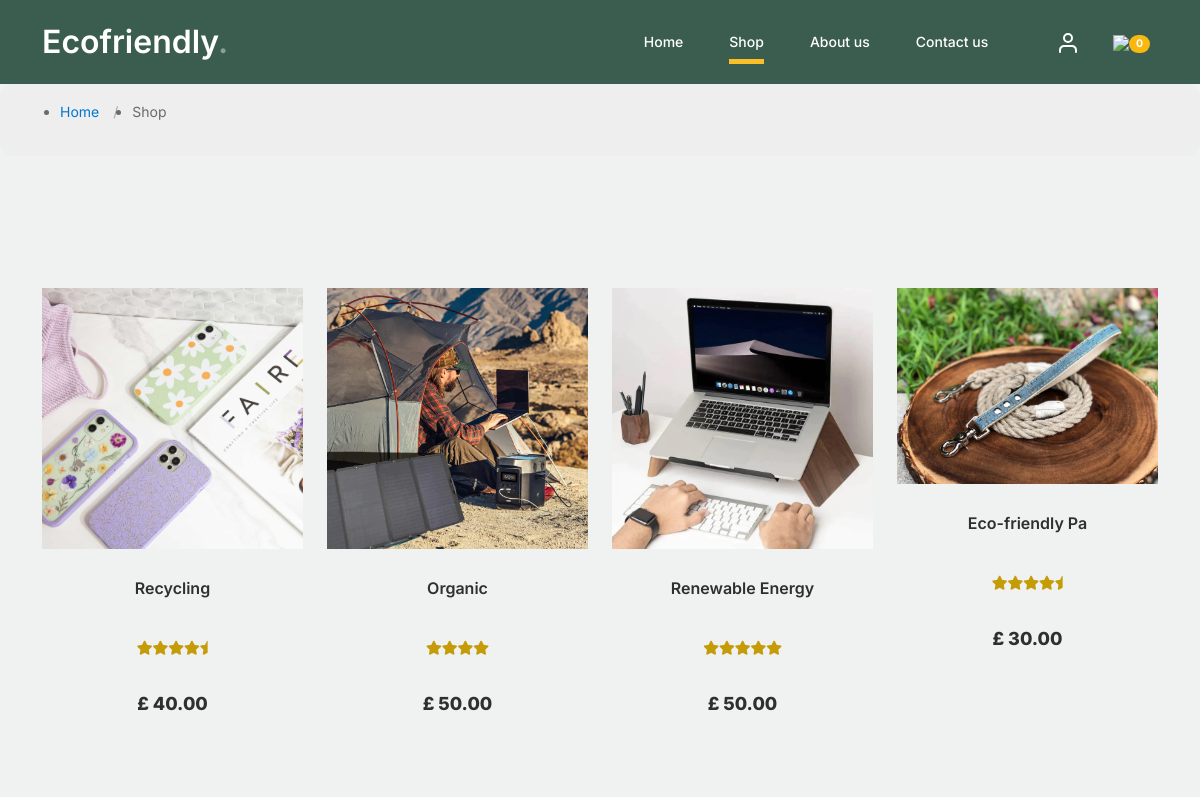
The app's page /shop/index.php with its own data.
### tables this page shows
CREATE TABLE `products` (
  `product_id` int(11) NOT NULL,
  `name` varchar(25) NOT NULL,
  `description` text DEFAULT NULL,
  `product_price` decimal(6,2) NOT NULL,
  `business_id` int(11) DEFAULT NULL,
  `category_id` int(11) DEFAULT NULL,
  `created_at` timestamp NULL DEFAULT current_timestamp()
);

CREATE TABLE `images` (
  `img_id` int(11) NOT NULL,
  `img_url` varchar(12) NOT NULL,
  `product_id` int(11) NOT NULL
);

CREATE TABLE `categories` (
  `category_id` int(11) NOT NULL,
  `name` varchar(25) NOT NULL,
  `description` text DEFAULT NULL
);

### db_connection/database_connection.php (called while the page is built, shortened)
<?php
class DBConnection {
    public function getConnection() {
        try {
            $conn = new PDO('mysql:host=localhost;dbname=ecofriendly', 'root', '');
            $conn->setAttribute(PDO::ATTR_ERRMODE, PDO::ERRMODE_EXCEPTION);
            $this->dbConnect = $conn;
            return $this->dbConnect;
        } catch (Exception $e) {
            return false;
        }
    }
}
?>

### class/products.php (called while the page is built, shortened)
<?php
class Product {
	private $dbConnect;
    public function __construct() {
        $this->dbConnect = new DBConnection();
        $this->dbConnect = $this->dbConnect->getConnection();
    }
	private function getData($sqlQuery) {
		$statement = $this->dbConnect->prepare($sqlQuery);
		$statement->execute();
		$result = $statement->fetchAll();
		$data= array();
		foreach($result as $row) {
			$data[]=$row;
		}
		return $data;
	}
	public function selectProducts(){
		$sqlQuery = "SELECT products.product_id,
							products.name,
							products.description,
							products.product_price,
							products.business_id,
							categories.name,
							products.created_at,
						   images.img_url
								FROM products
								JOIN images
								ON images.product_id = products.product_id
								JOIN categories
								ON categories.category_id = products.category_id";
      	return  $this->getData($sqlQuery);
	}
	public function getRatings($product_id){
			$sqlQuery = "SELECT rating, comment, created_at FROM reviews WHERE product_id = '".$product_id."' GROUP BY product_id";
      	return  $this->getData($sqlQuery);
	}
}
?>

### shop/index.php (the view, shortened to what this page needs)
<?php
	include('../db_connection/database_connection.php');
	include('../class/products.php');
	$db = new DBConnection();
	$database = $db->getConnection();
	$product = new Product($database);
	$path = "../";
?>
<!doctype html>
<html lang="en">
<head>
		<link href="<?php echo $path; ?>css/bootstrap.min.css" rel="stylesheet">
		<link href="<?php echo $path; ?>css/style.css" rel="stylesheet">
	<link rel="stylesheet" href="https://cdnjs.cloudflare.com/ajax/libs/meyer-reset/2.0/reset.min.css">
	<link rel='stylesheet' href='https://use.fontawesome.com/releases/v5.0.13/css/all.css'>
	</head>
	<body>
		<?php include("../nav/nav.php"); ?>
		<nav class="breadcrumbs">
			<ul>
			  <li><a href="../">Home</a></li>
			  <li>Shop</li>
			</ul>
		</nav>
		<div class="untree_co-section product-section" style="margin-top:20px;">
		    <div class="container">
		      	<div class="row">
		      		<?php
					$products = $product->selectProducts();
						foreach($products as $row) {
							extract($row);
					?>
					<div class="col-12 col-md-4 col-lg-3 mb-5 mb-md-0">
						<div class="product-item" >
							<img src="../images/<?php echo $img_url; ?>" class="img-fluid product-thumbnail">
							<h3 class="product-title"><?php echo $name; ?></h3>
							<br/>
							<?php
								$reviews = $product->getRatings($product_id);
								foreach ($reviews as $review){
									$fullStars = floor($review['rating']);
									$halfStar = ($review['rating'] - $fullStars) >= 0.5 ? 1 : 0;
									for ($i = 0; $i < $fullStars; $i++) {
										echo '<i class="fa fa-star" style="color: #c59b08;"></i>';
									}
									if ($halfStar) {
										echo '<i class="fa fa-star-half" style="color: #c59b08;"></i>';
									}
								}
									?>
							<br/>
							<br/>
							<strong class="product-price">£ <?php echo $product_price; ?></strong>
						</div>
					</div>
					<?php } ?>
		      	</div>
		    </div>
		</div>
	</body>
</html>

### css/style.css (style rules this page uses)
body { overflow-x: hidden; position: relative; }
body { font-family: "Inter", sans-serif; font-weight: 400; line-height: 28px; color: #6a6a6a; font-size: 14px; background-color: #eff2f1; }
a { text-decoration: none; -webkit-transition: .3s all ease; -o-transition: .3s all ease; transition: .3s all ease; color: #2f2f2f; text-decoration: underline; }
.product-section { padding: 7rem 0; }
.product-section .product-item { text-align: center; text-decoration: none; display: block; position: relative; padding-bottom: 50px; cursor: pointer; }
.product-section .product-item .product-thumbnail { margin-bottom: 30px; position: relative; top: 0; -webkit-transition: .3s all ease; -o-transition: .3s all ease; transition: .3s all ease; }
.product-section .product-item h3 { font-weight: 600; font-size: 16px; }
.product-section .product-item strong { font-weight: 800 !important; font-size: 18px !important; }
.product-section .product-item h3, .product-section .product-item strong { color: #2f2f2f; text-decoration: none; }
.product-section .product-item:before { bottom: 0; left: 0; right: 0; position: absolute; content: ""; background: #dce5e4; height: 0%; z-index: -1; border-radius: 10px; -webkit-transition: .3s all ease; -o-transition: .3s all ease; transition: .3s all ease; }
.breadcrumbs { padding: 1em 2em; background-color: #eee; border-radius: 1em; }
.breadcrumbs a { text-decoration: none; color: #07c; }
.breadcrumbs ul { display: flex; }
.breadcrumbs ul li:not(:last-child)::after { margin: 0 1em; content: "/"; color: #aaa; }

### records on screen
products: images.img_url (picture), category.name "Recycling", product_price "40.00"
products: images.img_url (picture), category.name "Organic", product_price "50.00"
products: images.img_url (picture), category.name "Renewable Energy", product_price "50.00"
products: images.img_url (picture), category.name "Eco-friendly Pa", product_price "30.00"

### other values on screen
$number_of_products "0"
